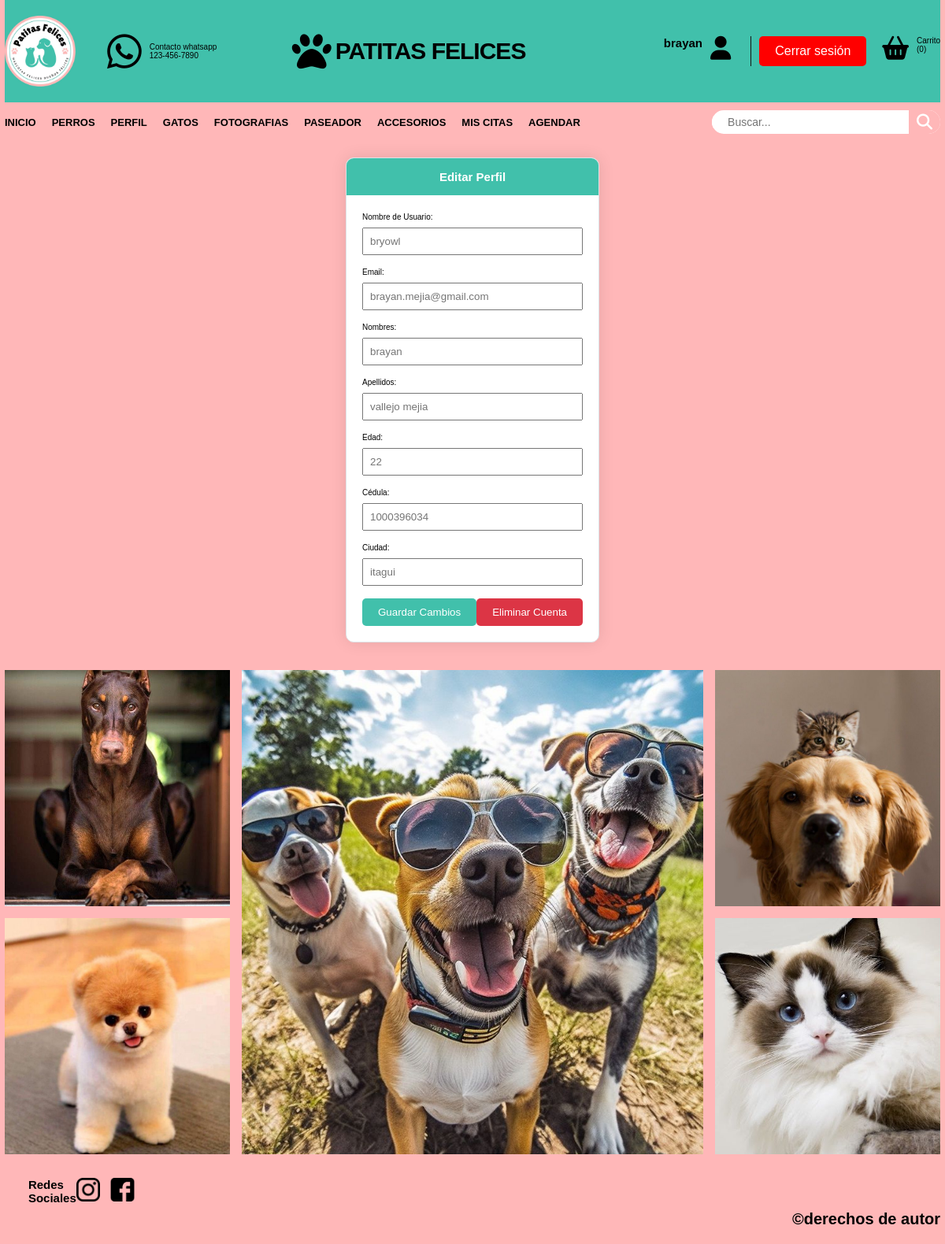
/PetsHappy/perfil.php (signed in), run on the app's committed database.
### tables this page shows
CREATE TABLE `usuarios` (
  `UserID` int(11) NOT NULL,
  `PrivilegioID` int(11) NOT NULL,
  `Estado_cita` int(1) NOT NULL DEFAULT 0,
  `Username` varchar(20) NOT NULL,
  `Email` varchar(150) NOT NULL,
  `Password` varchar(255) NOT NULL,
  `Nombres` varchar(100) NOT NULL,
  `Apellidos` varchar(100) NOT NULL,
  `Edad` varchar(2) NOT NULL,
  `Cedula` varchar(10) NOT NULL,
  `Ciudad` varchar(50) NOT NULL
);

### PetsHappy/php/controlador_perfil.php (called while the page is built, shortened)
<?php
$userID = $_SESSION['UserID'];
require_once 'conexion.php';
require_once './lib/funciones.php';
$sql = "SELECT Username, Email, Edad, Nombres, Apellidos, Edad, Cedula, Ciudad FROM usuarios WHERE UserID = ?";
$stmt = $conn->prepare($sql);
$stmt->bind_param("i", $userID);
$stmt->execute();
$stmt->bind_result($username, $email, $edad, $nombres, $apellidos,  $edad, $cedula, $cuidad);

### PetsHappy/lib/funciones.php (called while the page is built, shortened)
<?php
function obtenerInformacionUsuario($conn, $userID)
{
  $sql = "SELECT UserID, PrivilegioID, Username, Email, Nombres, Apellidos, Edad, Cedula, Ciudad FROM usuarios WHERE UserID = ?";
  $stmt = $conn->prepare($sql);
  $stmt->bind_param("i", $userID);
  $stmt->execute();
  $result = $stmt->get_result();
  $usuarioInfo = $result->fetch_assoc();
  return $usuarioInfo;
}

### PetsHappy/perfil.php (the view, shortened to what this page needs)
<?php
require_once './lib/funciones.php';
require_once './php/controlador_perfil.php';
require_once './lib/header.php';
?>
<!DOCTYPE html>
<html lang="en">
<head>
  <link rel="stylesheet" href="./css/style.css">
</head>
<body>
  <?php generarEncabezado($nombres, $userID, $conn); ?>
  <section class="edit-profile-container">
    <div class="profile-header">
      <h1>Editar Perfil</h1>
        <?php
        require_once './php/controlador_editarperfil.php';
        ?>
    </div>
    <form action="" method="post" class="edit-form" onsubmit="return validarFormulario()">
      <label for="username">Nombre de Usuario:</label>
      <input type="text" id="username" name="username" maxlength="20" placeholder="<?php echo $usuarioInfo['Username']; ?>">
      <label for="email">Email:</label>
      <input type="email" id="email" name="email" maxlength="150" placeholder="<?php echo $usuarioInfo['Email']; ?>">
      <label for="nombres">Nombres:</label>
      <input type="text" id="nombres" name="nombres" maxlength="100" placeholder="<?php echo $usuarioInfo['Nombres']; ?>">
      <label for="apellidos">Apellidos:</label>
      <input type="text" id="apellidos" name="apellidos" maxlength="100" placeholder="<?php echo $usuarioInfo['Apellidos']; ?>">
      <label for="edad">Edad:</label>
      <input type="number" id="edad" name="edad" min="10" max="90" step="1" placeholder="<?php echo $usuarioInfo['Edad']; ?>">
      <label for="cedula">Cédula:</label>
      <input type="text" id="cedula" name="cedula" maxlength="10" placeholder="<?php echo $usuarioInfo['Cedula']; ?>">
      <label for="ciudad">Ciudad:</label>
      <input type="text" id="ciudad" name="ciudad" maxlength="50" placeholder="<?php echo $usuarioInfo['Ciudad']; ?>">
      <div class="button_editporfile">
        <button type="submit" class="save-profile-btn">Guardar Cambios</button>
    </form>
    <form action="eliminar_cuenta.php" method="post" class="delete-account-form" onsubmit="return confirmarEliminarCuenta()">
      <button type="submit" class="delete-account-btn">Eliminar Cuenta</button>
    </form>
  </section>
  <main in class="main-content">
    <section class="gallery">
      <img src="./img/perro enojado.jpeg" alt="Gallery Img1" class="gallery-img-1">
      <img src="./img/pero y gato juntos.jpeg" alt="Gallery Img2" class="gallery-img-2">
      <img src="./img/Selfie Puppies.jpeg" alt="Gallery Img3" class="gallery-img-3">
      <img src="./img/perro pequeño.jpeg" alt="Gallery Img4" class="gallery-img-4">
      <img src="./img/gato angora.jpeg" alt="Gallery Img5" class="gallery-img-5">
    </section>
    <section>
      <div class="logos-red">
        <h2>Redes Sociales</h2>
        <img src="./img/instagram.png" alt=""> <br><br>
        <img src="./img/facebook.png" alt="">
      </div>
    </section>
    <br>
    <footer class="derechos-autor">
      <p>
      <h1>&copy;derechos de autor</h1>
      </p>
    </footer>
  </main>
</body>
</html>

### PetsHappy/lib/header.php (shortened to what this page needs)
<?php
function generarEncabezado($nombres, $userID, $conn)
{
  require_once './lib/funciones.php';
  $usuarioInfo = obtenerInformacionUsuario($conn, $_SESSION['UserID']);
  echo '<header>';
  echo '<div class="cabecera-hero">';
  echo '<div class="cabecera hero">';
  echo '<div class="baner-principal">';
  echo '<img class="escudo" src="./img/logo original.jpg" alt="">';
  echo '<i class="fa-brands fa-whatsapp"></i>';
  echo '<div class="content-baner-principal">';
  echo '<span class="text">Contacto whatsapp</span>';
  echo '<span class="number">123-456-7890</span>';
  echo '</div>';
  echo '</div>';
  echo '<div class="cabecera-logo">';
  echo '<i class="fa-solid fa-paw"></i>';
  echo '<h1 class="logo"><a href="./index.html">Patitas Felices</a></h1>';
  echo '</div>';
  echo '<div class="cabecera-usuario">';
  if (empty($userID)) {
    echo '<h3>Inicio de sesión</h3>';
    echo '<a href="./login.php"><i class="fa-solid fa-user"></i></a>';
    echo '<div class="cabecera-usuario">';
    echo '<h2>Regístrate</h2>';
    echo '<a href="./registro.php"><i class="fa-solid fa-user"></i></a>';
  } else {
    echo '<h2>' . $nombres . '</h2>';
    echo '<i class="fa-solid fa-user"></i>';
    echo '<a class="cerrar-sesion-btn" href="./php/controlador_logout.php">Cerrar sesión</a>';
    echo '<i class="fa-solid fa-basket-shopping"></i>';
    echo '<div class="cabecera-carrito-compras">';
    echo '<span class="text">Carrito</span>';
    echo '<span class="number">(0)</span>';
    echo '</div>';
  }
  echo '</div>';
  echo '</div>';
  echo '<div class="cabecera-navbar">';
  echo '<nav class="navbar cabecera">';
  echo '<ul class="menu">';
  echo '<li><a href="./index.html">Inicio</a></li>';
  echo '<li><a href="./perros.php">Perros</a></li>';
  echo '<li><a href="./perfil.php">Perfil</a></li>';
  echo '<li><a href="./gatos.php">Gatos</a></li>';
  echo '<li><a href="./Fotografias.php">Fotografias</a></li>';
  echo '<li><a href="./paseadores.php">Paseador</a></li>';
  echo '<li><a href="./accesorios.php">Accesorios</a></li>';
  echo '<li><a href="./mis_citas.php">Mis citas</a></li>';
  if ($usuarioInfo['PrivilegioID'] === 1) {
    echo '<li><a href="./agendar.php">Agendar</a></li>';
  }
  echo '</ul>';
  echo '<form class="search-form">';
  echo '<input type="search" placeholder="Buscar..." />';
  echo '<button class="btn-search"><i class="fa-solid fa-magnifying-glass"></i></button>';
  echo '</form>';
  echo '</nav>';
  echo '</div>';
  echo '</header>';
}

### PetsHappy/css/style.css (style rules this page uses)
:root { --primary-color: #c7a17a; --background-colot: #f9f5f0; --dark-color: #151515; }
body { justify-content: center; align-items: center; align-content: center; display: grid; padding: 0; margin: 0; }
html { font-size: 62.5%; font-family: 'poppins', sans-serif; background-color: #ffb7b8; }
* { margin: 0; padding: 0; box-sizing: border-box; }
a { text-decoration: none; }
.cabecera { max-width: 120rem; margin: 0 auto; }
.cabecera-hero { background-color: #41C0AB; }
.hero { display: flex; justify-content: space-between; align-items: center; padding: 2rem 0; }
.baner-principal { display: flex; align-items: center; gap: 1rem; }
.baner-principal i { font-size: 5rem; }
.content-baner-principal { display: flex; flex-direction: column; }
.cabecera-logo { display: flex; align-items: center; gap: 0.5rem; }
.cabecera-logo i { font-size: 5rem; }
.cabecera-logo h1 a { text-decoration: none; color: black; font-size: 3rem; text-transform: uppercase; letter-spacing: -1px; margin-right: 80px; }
.escudo { width: 90px; height: 90px; }
.cabecera-usuario { display: flex; gap: 1rem; }
.fa-user { font-size: 3rem; color: black; padding-right: 2.5rem; border-right: 1px solid var(--dark-color); }
.fa-basket-shopping { font-size: 3rem; color: #000000; padding-left: 1rem; }
.cabecera-carrito-compras { display: flex; flex-direction: column; }
.fa-whatsapp { font-size: 7rem; padding-left: 3rem; }
.cabecera-navbar { background-color: #ffb7b8; }
.navbar { display: flex; justify-content: space-between; align-items: center; padding: 1rem 0; }
.menu { display: flex; gap: 2rem; }
.menu li { list-style: none; }
.menu a { text-decoration: none; font-size: 1.3rem; color: black; font-weight: 600; text-transform: uppercase; position: relative; }
.menu a::after { content: ''; width: 1.5rem; height: 1px; background-color: white; position: absolute; bottom: -3px; left: 50%; transform: translate(-50%, 50%); opacity: 0; transition: all .3s ease; }
.search-form { position: relative; display: flex; align-items: center; border: 50px white; border-radius: 2rem; background-color: white; height: 3rem; overflow: hidden; }
.search-form input { outline: none; font-family: inherit; border: none; width: 25rem; font-size: 1.4rem; padding: 0 2rem; color: #41C0AB; cursor: pointer; }
.search-form .btn-search { border: none; background-color: #ffb7b8; display: flex; align-items: center; justify-content: center; height: 100%; padding: 1rem; }
.btn-search i { font-size: 2rem; color: white; }
.main-content { background-color: #ffb7b8; }
.cerrar-sesion-btn { padding: 10px 20px; background-color: #ff0000; color: #fff; border: none; border-radius: 5px; cursor: pointer; font-size: 16px; text-decoration: none; display: inline-block; }
.gallery { display: grid; grid-template-columns: repeat(4, 1fr); grid-template-rows: repeat(2, 30rem); gap: 1.5rem; margin-bottom: 3rem; margin-top: 1.5rem; }
.gallery img { width: 100%; height: 100%; object-fit: cover; }
.gallery-img-3 { grid-column: 2/4; grid-row: 1/3; }
.logos-red { width: 30px; height: 30px; flex-direction: row; display: flex; margin-left: 30px; }
.derechos-autor { margin-left: 100rem; margin-bottom: 2rem; }
body { font-family: Arial, sans-serif; }
.profile-header { background-color: #41C0AB; color: white; padding: 15px; text-align: center; border-bottom: 2px solid #ffffff; }
.edit-profile-container { max-width: 800px; margin: 20px auto; background-color: #ffffff; border: 1px solid #dee2e6; border-radius: 10px; box-shadow: 0 0 20px rgba(0, 0, 0, 0.1); overflow: hidden; transition: transform 0.3s ease; }
.edit-form { padding: 20px; }
.edit-form label { display: block; margin-bottom: 8px; }
.edit-form input { width: 100%; padding: 8px; margin-bottom: 16px; box-sizing: border-box; }
.save-profile-btn { background-color: #41C0AB; color: white; padding: 10px 20px; border: none; border-radius: 5px; cursor: pointer; }
.delete-account-form { text-align: center; }
.delete-account-btn { background-color: #DC3545; color: white; padding: 10px 20px; border: none; border-radius: 5px; cursor: pointer; }
.button_editporfile { align-items: center; justify-content: space-evenly; display: flex; flex-wrap: wrap; margin: 0 auto; padding: 0; }

### data on the page
usuarios: Nombres "brayan", username "bryowl", email "brayan.mejia@gmail.com", nombres "brayan", apellidos "vallejo mejia", edad "22", cedula "1000396034", ciudad "itagui"
